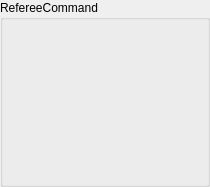
<?xml version="1.0" encoding="UTF-8"?>
<ui version="4.0">
 <class>RefereeCommandWidget</class>
 <widget class="QWidget" name="RefereeCommand">
  <property name="geometry">
   <rect>
    <x>0</x>
    <y>0</y>
    <width>210</width>
    <height>187</height>
   </rect>
  </property>
  <property name="windowTitle">
   <string>Form</string>
  </property>
  <layout class="QGridLayout" name="gridLayout">
   <property name="leftMargin">
    <number>0</number>
   </property>
   <property name="topMargin">
    <number>0</number>
   </property>
   <property name="rightMargin">
    <number>0</number>
   </property>
   <property name="bottomMargin">
    <number>0</number>
   </property>
   <property name="spacing">
    <number>0</number>
   </property>
   <item row="0" column="0">
    <widget class="QGroupBox" name="refereeCommand">
     <property name="title">
      <string>RefereeCommand</string>
     </property>
     <layout class="QGridLayout" name="gridLayout_2">
      <property name="leftMargin">
       <number>0</number>
      </property>
      <property name="topMargin">
       <number>0</number>
      </property>
      <property name="rightMargin">
       <number>0</number>
      </property>
      <property name="bottomMargin">
       <number>0</number>
      </property>
      <property name="spacing">
       <number>0</number>
      </property>
      <item row="0" column="0">
       <widget class="QLabel" name="command">
        <property name="text">
         <string/>
        </property>
        <property name="alignment">
         <set>Qt::AlignCenter</set>
        </property>
       </widget>
      </item>
     </layout>
    </widget>
   </item>
  </layout>
 </widget>
 <resources/>
 <connections/>
</ui>
